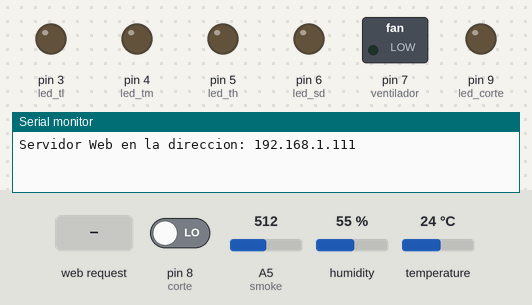
Bench run of a sketch on a simulated Arduino Uno, built with avr-gcc and run on an emulated ATmega328P. Parts: switched loads named in the sketch (green lamp = pin HIGH), output pins drawn as LEDs (lit = HIGH), the last lines printed to the serial monitor. The inputs (shaded band) are chosen by the test bench; at power-on: pin 8 (corte) LOW, A5 (smoke) = 512, humidity 55 %, temperature 24 °C. WiFi joins after 1.5 s; servers stay silent unless stated.

Above: at 1.2 s.
1.3 s: HTTP request GET /?RELE=ON received
At 1.8 s:
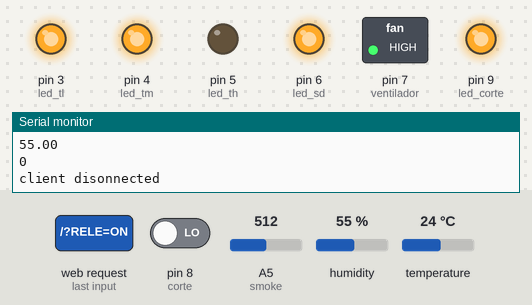
2.8 s: HTTP request GET /?RELE=OFF received
At 4.0 s:
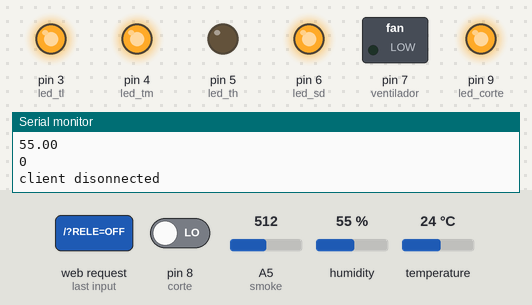
Timing chart, 0 to 5.8 s (numbered marks = the images above; inputs shaded):
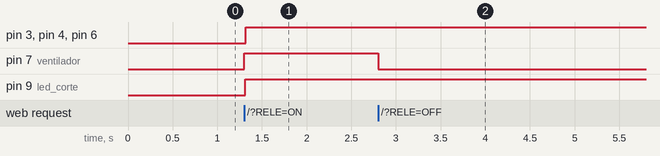

Measured:
- after the input at 1.3 s, pin 3 (led_tl), pin 4 (led_tm), pin 6 (led_sd), pin 7 (ventilador), pin 9 (led_corte): LOW → HIGH at once
- after the input at 2.8 s, pin 7 (ventilador): HIGH → LOW at once

The sketch:

embebidogranjafinal.ino
```cpp
#include <SPI.h>
#include <Ethernet.h>
#include "DHT.h"


#define DHTPIN 2     // Pin digital del sensor temp
#define DHTTYPE DHT22


byte mac[] = { 0xDE, 0xAD, 0xBE, 0xEF, 0xFE, 0xED };
IPAddress ip(192,168,1,111); // IP
byte gateway[] = { 192, 168, 1, 1 }; // IP de router
byte subnet[] = { 255, 255, 255, 0 }; // subnet
EthernetServer server(80);  // Arrancamos el servidor en el puerto estandar 80
DHT dht(DHTPIN, DHTTYPE);


// TODO: Modificar pins
int led_corte = 9; //view corte energy detected
int led_tl = 3; // temp low
int led_tm = 4; // temp medium
int led_th = 5; // temp high
int led_sd = 6; // smoke detected

int ventilador = 7; //activar rele
int corte = 8; //detectar corte energia

int smoke = A5; //detectar humo

String st_ventilador = "NO"; // estado ventilador (SI encendido)
String st_energia = "SI"; // estado energia (NO cortado)
String st_humo= "NO";// estado humo (SI con humo)

int sensorThres = 250;

void setup()
{
    Serial.begin(9600);
    while (!Serial) ;

    Ethernet.begin(mac, ip, gateway, subnet);
    server.begin();

    Serial.print("Servidor Web en la direccion: ");
    Serial.println(Ethernet.localIP());

    pinMode(ventilador, OUTPUT);//pin7
    pinMode(led_corte, OUTPUT);//pin9
    pinMode(led_tl, OUTPUT);//pin3
    pinMode(led_tm, OUTPUT);//pin4
    pinMode(led_th, OUTPUT);//pin5
    pinMode(led_sd, OUTPUT);//pin6
    pinMode(corte, INPUT); //pin8
    pinMode(smoke, INPUT); //pinA5

    dht.begin();
}


void loop()
{
    EthernetClient client = server.available();  // Buscamos entrada de clientes
    if (client)
    {
        Serial.println("new client");
        boolean currentLineIsBlank = true;  // Las peticiones HTTP finalizan con linea en blanco
        String cadena = "";
        while (client.connected())
        {
            if (client.available())
            {
                char c = client.read();
                Serial.write(c);
                cadena.concat(c);


                    // Comando Ventilador:
                    int posicion = cadena.indexOf("RELE=") ;
                    if(cadena.substring(posicion)=="RELE=ON")
                    {
                        digitalWrite(ventilador, HIGH);
                        st_ventilador = "SI";
                    }
                    else if(cadena.substring(posicion)=="RELE=OFF")
                    {
                        digitalWrite(ventilador, LOW);
                        st_ventilador = "NO";
                    }

                if (c == '\n' && currentLineIsBlank)
                {

                    // Comando LED: (se prende solo en caso de corte)
                    if(digitalRead(corte) == LOW)
                    {
                        digitalWrite(led_corte, HIGH);
                        st_energia = "NO";
                    }
                    else {
                          digitalWrite(led_corte, LOW);
                          st_energia = "SI";
                          }


                    float hum = dht.readHumidity();
                    float temp = dht.readTemperature();


                    // LED segun temperatura
                    if (temp < 20)
                    {
                        digitalWrite(led_tl, HIGH);
                        digitalWrite(led_tm, LOW);
                        digitalWrite(led_th, LOW);
                    }
                    else if (temp >= 20 && temp <= 35)
                    {
                        digitalWrite(led_tm, HIGH);
                        digitalWrite(led_tl, HIGH);
                        digitalWrite(led_th, LOW);
                    }
                    else if (temp > 35)
                    {
                        digitalWrite(led_th, HIGH);
                        digitalWrite(led_tl, HIGH);
                        digitalWrite(led_tm, HIGH);
                    }

                    //lectura sensor de humo
                    int analogSensor = analogRead(smoke);
                    // LED cuando se detecta humo
                    if (analogSensor > sensorThres)
                    {
                        st_humo="SI";
                        digitalWrite(led_sd, HIGH);
                    }
                    else if (analogSensor < 100)
                    {
                      digitalWrite(led_sd, LOW);
                       st_humo="NO";
                    }
                    else if (analogSensor >= 100 && analogSensor <150)
                    {
                      analogWrite(led_sd, 30);
                      st_humo="NO";
                    }
                    else if (analogSensor >= 150 && analogSensor <200)
                    {
                     analogWrite(led_sd, 75);
                     st_humo="NO";
                    }
                    else if (analogSensor >= 200 && analogSensor <250)
                    {
                      analogWrite(led_sd, 120);
                      st_humo="NO";
                    }


                    // Envio de JSON al cliente
                    client.println("HTTP/1.1 200 OK");  // Encabezado Protocolo HTTP
                    client.println("Content-Type: application/json;charset=utf-8");
                    client.println("Connection: close");
                    client.println("Refresh: 5");  // Actualizar cada 10 segs
                    client.println();


                    if (isnan(hum) || isnan(temp) )
                    {
                        Serial.println("Falla en la lectura del sensor!");
                    }
                    else
                    {
                        Serial.println(temp);
                        Serial.println(hum);
                        Serial.println(digitalRead(corte));
                    }

                    // JSON que recibe el cliente:
                    client.print ("{\"ventilador\":\"");
                    client.print (st_ventilador);
                    client.print ("\", \"energia\":\"");
                    client.print (st_energia);
                    client.print ("\", \"temp\":\"");
                    client.print (temp);
                    client.print ("\", \"humedad\":\"");
                    client.print (hum);
                    client.print ("\", \"humo\":\"");
                    client.print (st_humo);
                    client.println ("\"}");

                    break;
                    Serial.print(cadena);
                    cadena = "";    // Una vez procesado, limpia el string
                }
                if (c == '\n')
                    currentLineIsBlank = true;
                else if (c != '\r')
                    currentLineIsBlank = false;
            }
        }
        delay(10);
        client.stop();
        Serial.println("client disonnected");
    }
}
```
